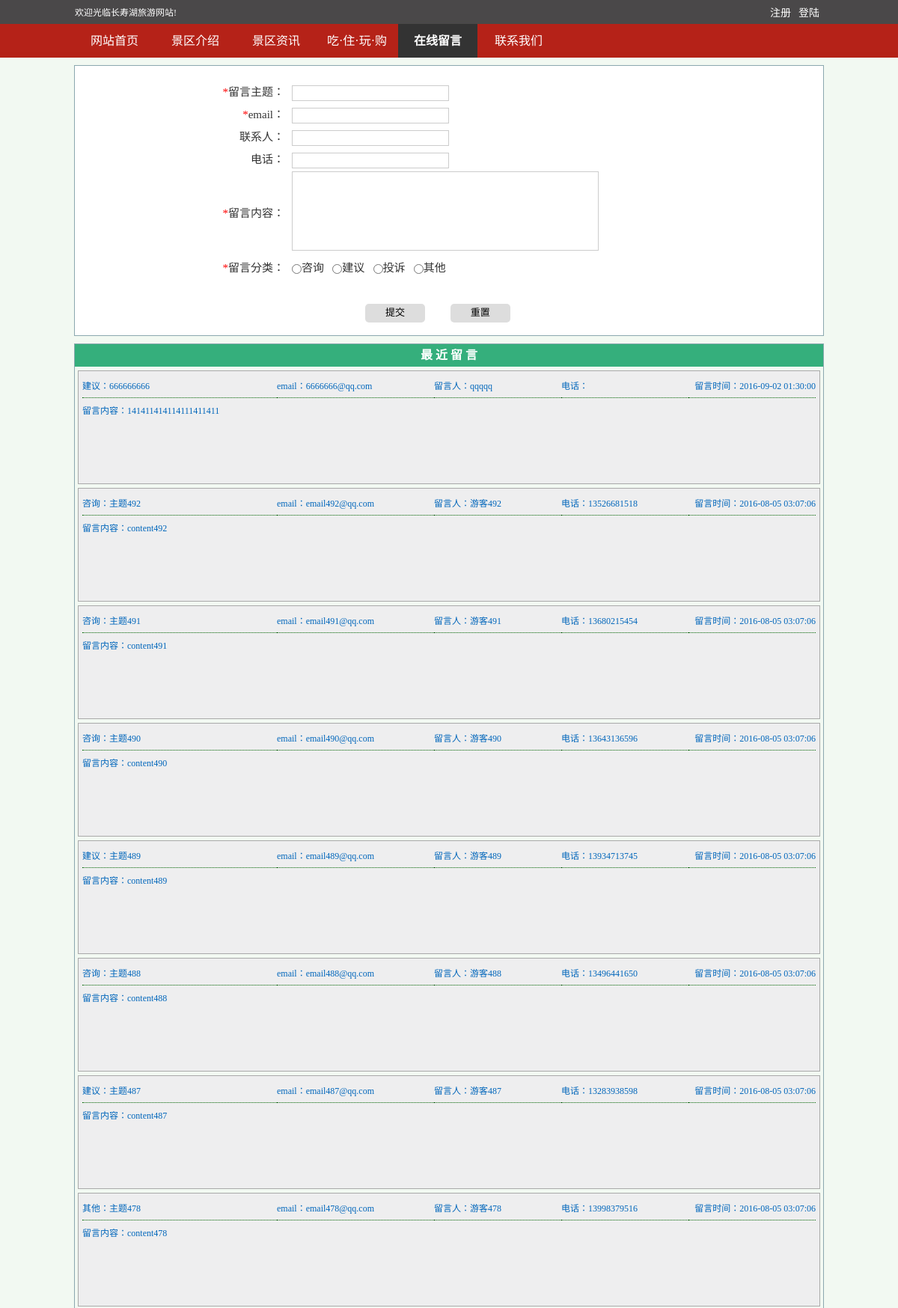
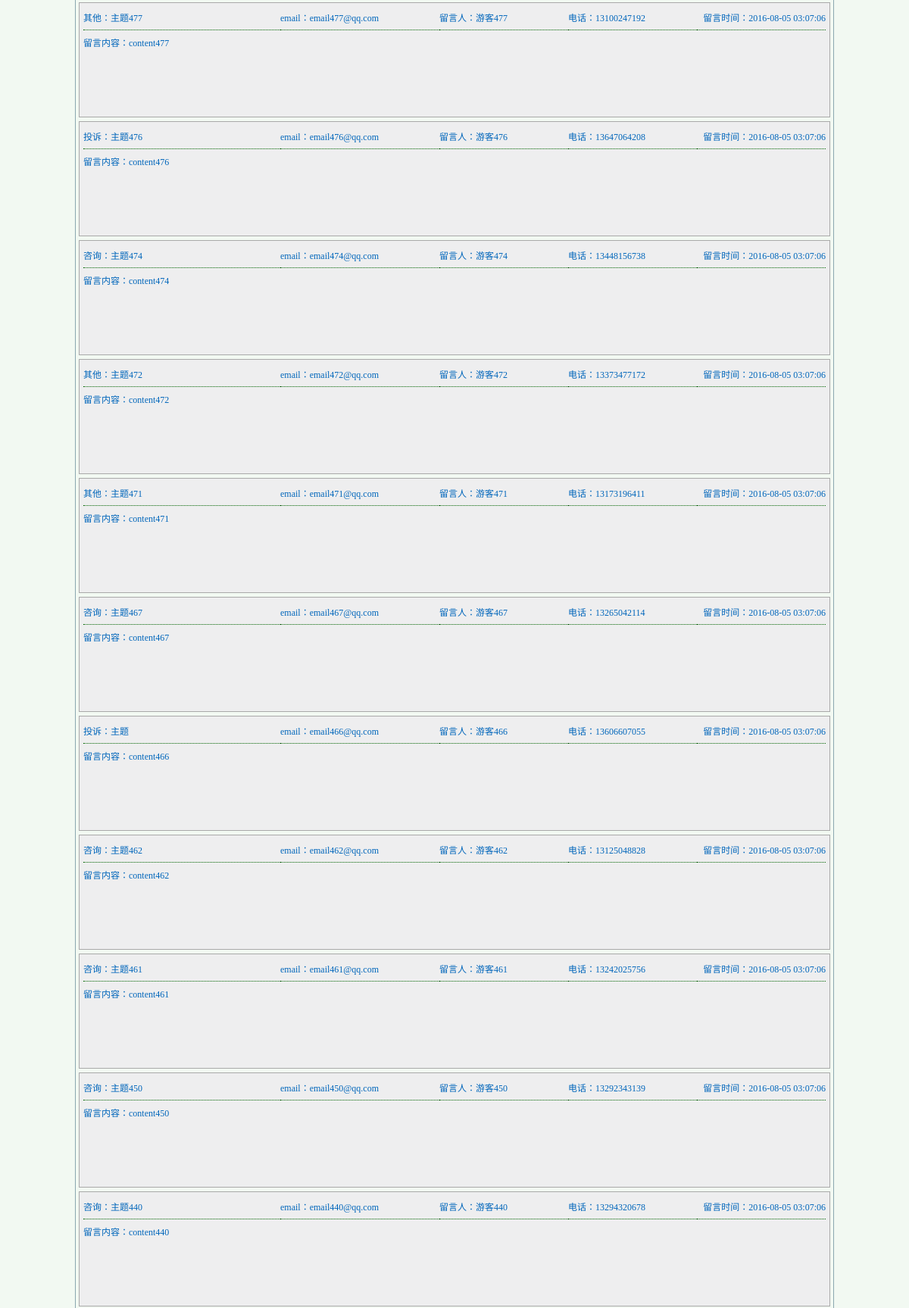
Screenshot of /zxly/index.php (upper part) with the database file from the repository (2 pictures, top to bottom).
### tables this page shows
CREATE TABLE `message` (
  `id` int(10) unsigned NOT NULL AUTO_INCREMENT,
  `topic` varchar(30) NOT NULL,
  `name` varchar(20) NOT NULL,
  `phone` varchar(20) NOT NULL,
  `type` varchar(10) NOT NULL,
  `time` int(11) NOT NULL,
  `email` varchar(40) NOT NULL,
  `content` text NOT NULL,
  `timestamp` timestamp NULL DEFAULT CURRENT_TIMESTAMP ON UPDATE CURRENT_TIMESTAMP,
  `checked` tinyint(1) NOT NULL DEFAULT '0',
  PRIMARY KEY (`id`)
);

### public/class/db.class.php (called while the page is built, shortened)
<?php
class DB {
    public static $dbtype = 'mysql';
    public static $dbhost = '';
    public static $dbport = '';
    public static $dbname = '';
    public static $dbuser = '';
    public static $dbpass = '';
    public static $charset = '';
    public static $stmt = null;
    public static $DB = null;
    public static $connect = true;
    public function __construct() {
        self::$dbtype = 'mysql';
        self::$dbhost = 'localhost';
        self::$dbport = '3306';
        self::$dbname = 'csh';
        self::$dbuser = 'root';
        self::$dbpass = '';
        self::$connect = true;
        self::$charset = 'UTF8';
        self::$DB -> setAttribute ( PDO::MYSQL_ATTR_USE_BUFFERED_QUERY, true );
        self::$DB -> setAttribute ( PDO::ATTR_EMULATE_PREPARES, true );
        self::$DB -> exec( 'SET NAMES ' . self::$charset );
    }
    private function connect() {
        try {
            self::$DB = new PDO ( self::$dbtype . ':host=' . self::$dbhost . ';port=' . self::$dbport . ';dbname=' .
                self::$dbname, self::$dbuser, self::$dbpass, array (PDO::ATTR_PERSISTENT => self::$connect ) );
        } catch ( PDOException $e ) {
            die ( "Connect Error Infomation:" . $e->getMessage () );
        }
    }
    private function _fetch($sql, $type) {
        $result = array ();
        self::$stmt = self::$DB->query ( $sql );
        self::$stmt->setFetchMode ( PDO::FETCH_ASSOC );
        switch ($type) {
            case '1' :
                $result = self::$stmt->fetchAll ();
                break;
        }
        self::$stmt = null;
        return $result;
    }
    public function getAll($table, $field = '*', $where = false, $orderby = false, $limit = false) {
        $sql = "SELECT {$field} FROM `{$table}`";
        $sql .= ($where) ? " WHERE $where" : '';
        $sql .= ($orderby) ? " ORDER BY $orderby" : '';
        $sql .= ($limit) ? " LIMIT $limit" : '';
        return self::_fetch ( $sql, $type = '1' );
    }
}

### zxly/index.php (the view, shortened to what this page needs)
<?php
require_once '../public/class/db.class.php';
$db = new DB();
$data = $db -> getAll('message','*','checked=1',"id desc","0,20");
?>
<!DOCTYPE html>
<html lang="en">
<head>
    <link href="../public/css/style.css" type="text/css" rel="stylesheet"/>
    <link href="../public/css/dropmenu.css" rel="stylesheet" type="text/css"/>
</head>
<body>
<?php include "../public/common/header.php";?>
   <div id="zxly_message">
       <form action="" method="post">
           <table width="80%" align="center">
                <tr height="30">
                    <td nowrap width="180px;" align="right"><span style="color:red;">*</span>留言主题：</td>
                    <td colspan="5" align="left" style="padding-left:10px;">
                        <input name="topic" style="width:200px;"/>
                    </td>
                </tr>
                <tr height="30">
                   <td nowrap align="right"><span style="color:red;">*</span>email：</td>
                   <td align="left" style="padding-left:10px;">
                       <input name="email" style="width:200px;"/>
                   </td>
                </tr>
                <tr height="30">
                   <td nowrap align="right">联系人：</td>
                   <td align="left" style="padding-left:10px;">
                       <input name="name" style="width:200px;"/>
                   </td>
                </tr>
                <tr height="30">
                   <td nowrap align="right">电话：</td>
                   <td align="left" style="padding-left:10px;">
                       <input name="phone" style="width:200px;"/>
                   </td>
                </tr>
                <tr height="115">
                    <td nowrap align="right"><span style="color:red;">*</span>留言内容：</td>
                    <td align="left" style="padding-left:10px;">
                        <textarea name="content"></textarea>
                    </td>
                </tr>
                <tr height="30">
                   <td nowrap align="right"><span style="color:red;">*</span>留言分类：</td>
                   <td align="left" style="padding-left:10px;">
                       <input type="radio" name="type" value="咨询" id="zx" /><label for="zx">咨询</label>&nbsp;&nbsp;
                       <input type="radio" name="type" value="建议" id="jy" /><label for="jy">建议</label>&nbsp;&nbsp;
                       <input type="radio" name="type" value="投诉" id="ts" /><label for="ts">投诉</label>&nbsp;&nbsp;
                       <input type="radio" name="type" value="其他" id="qt" /><label for="qt">其他</label>
                   </td>
                </tr>
               <tr height="30">
                   <td></td>
                   <td align="left" style="padding-left:10px;color:red;">
                   </td>
               </tr>
                <tr height="30">
                    <td colspan="2" align="center">
                        <input type="button" value="提交">
                        <input type="reset" value="重置">
                    </td>
                </tr>
           </table>
       </form>
   </div>
   <div id="zxly_show">
       <div id="zxly_show_title" class="box_title">最&nbsp;近&nbsp;留&nbsp;言</div>
       <?php foreach($data as $k=>$v){?>
       <div class="zxly_show_box">
           <table width="100%" align="center" >
               <tr height="30">
                   <td align="left" width="260"><?php echo $v['type'],'：',$v['topic'];?></td>
                   <td align="left" width="210">email：<?php echo $v['email'];?></td>
                   <td align="left" width="170">留言人：<?php echo $v['name'];?></td>
                   <td align="left" width="170">电话：<?php echo $v['phone'];?></td>
                   <td align="right">留言时间：<?php echo date('Y-m-d H:i:s',$v['time']);?></td>
               </tr>
               <tr height="100">
                   <td colspan="5" align="left" valign="top" class="td_content">
                       <span>留言内容：<?php echo $v['content'];?></span>
                   </td>
               </tr>
           </table>
       </div>
       <?php }?>
   </div>
</body>
</html>

### public/common/header.php (shortened to what this page needs)
<?php
$url = dirname($_SERVER['PHP_SELF']);
?>
<div class="top_box">
    <div class="top_box_inner">
        <div class="topcontent">
            <span class="top-l">欢迎光临长寿湖旅游网站!</span>
                <span class="top-r">
                    <?php if(isset($_SESSION['username'])){?>
                    <a href="javascript:void(0)" id="login_out" onclick="logout();">注销</a>
                    <a href="/1_csh/userinfo/" class="userdetail" title="点击查看用户资料">[root]</a>
                    <?php }else{?>
                    <a href="/1_csh/login/">登陆</a>
                    <a href="/1_csh/register/">注册</a>
                    <?php }?>
                </span>
        </div>
        <div class="menu_box" id="Menu">
            <ul>
                <li class="menu_style <?php if($url=="/1_csh")echo "menu_current";?>" id="MenuItem61" name="MenuItem"><a href="http://localhost/1_csh/index1.php" class="menu">网站首页</a></li>
                <li class="menu_style <?php if($url=="/1_csh/jqjs")echo "menu_current";?>" id="MenuItem62" name="MenuItem"><a href="http://localhost/1_csh/jqjs/" class="menu">景区介绍</a></li>
                <li class="menu_style <?php if($url=="/1_csh/jqzx")echo "menu_current";?>" id="MenuItem63" name="MenuItem"><a href="http://localhost/1_csh/jqzx/" class="menu">景区资讯</a></li>
                <li class="menu_style <?php if($url=="/1_csh/czwg")echo "menu_current";?>" id="MenuItem64" name="MenuItem"><a href="javascript:void(0)" class="menu">吃·住·玩·购</a>
                </li>
                <li class="menu_style <?php if($url=="/1_csh/zxly")echo "menu_current";?>" id="MenuItem65" name="MenuItem"><a href="http://localhost/1_csh/zxly/" class="menu">在线留言</a></li>
                <li class="menu_style <?php if($url=="/1_csh/lxwm")echo "menu_current";?>" id="MenuItem66" name="MenuItem"><a href="http://localhost/1_csh/lxwm/" class="menu">联系我们</a></li>
            </ul>
        </div>
    </div>
</div>

### public/css/style.css (style rules this page uses)
body,div,dl,dt,dd,ul,ol,li,h1,h2,h3,h4,h5,h6,pre,code,form,fieldset,legend,input,textarea,th,td,p,blockquote,hr,button,article,aside,details,figcaption,figure,footer,header,hgroup,menu,nav,section { margin:0px;padding:0px; }
body { word-wrap:break-word;text-align:center;font:12px/1.5 Tahoma;color:#333333;background:#f2f9f2; }
input,select,textarea,button { font-size:100%; }
table { border-collapse:collapse;border-spacing:0; }
li { list-style:none;*margin-left:-1px }
a { text-decoration:none; }
.top_box { clear:both;border:0 solid #cccccc;background:url(images/top-bg1.png) repeat-x top;height:77px; }
.top_box_inner { width:1000px;margin:0px auto;position:relative; }
.top_box .topcontent { clear:both;height:35px;width:100%;position:absolute;top:0px;left:0px; }
.top-l { float:left;width:50%;line-height:35px;text-align:left;color:white; }
.top-r { float:right;width:50%;height:35px;text-align:right; }
.top-r a { float:right;color:white;padding:0px 5px 0px 5px;line-height:35px;font-size:14px; }
.menu_box { text-align:left;height:45px; }
.menu_style { float:left;width:106px;text-align:center; }
a.menu { display:block;color:white;text-decoration:none;font-weight:normal;font-size:16px;line-height:45px; }
.menu_current a.menu { font-weight:bold;background:#333; }
.box_title { height:30px; line-height:30px; color:white; font-weight:bold; font-size:16px; }
#zxly_message { width:1000px; height:340px; border:1px solid #8ba8af; margin:10px auto; padding-top: 20px; font-size:15px; background:white; }
#zxly_message table input { font-size: 13px; padding: 2px 4px; border: 1px solid #ccc; vertical-align: middle; }
#zxly_message table textarea { width:400px;height:100px; font-size: 13px; padding: 2px 4px; border: 1px solid #ccc; resize: none; }
#zxly_message input[type=button],#zxly_message input[type=reset] { width: 80px; height: 25px; line-height: 18px; border: 0; border-radius: 5px; background: #ddd; cursor: pointer; margin-right:30px; }
#zxly_show { width:1000px; border:1px solid #8ba8af; margin:10px auto; padding-bottom:5px; }
#zxly_show_title { background: #35af7c; }
.zxly_show_box { width:98%; min-height:140px; border:1px darkgray solid; margin:5px auto 0; padding:5px; background: #eeeeef; color:#0066bb; }
.zxly_show_box .td_content { padding:8px 0; border-top: 1px dotted darkgreen; }

### rows the page displays
message: type "建议", topic "666666666", email "6666666@qq.com", name "qqqqq", time "2016-09-02 01:30:00", content "141411414114111411411"
message: type "咨询", topic "主题492", email "email492@qq.com", name "游客492", phone "13526681518", time "2016-08-05 03:07:06", content "content492"
message: type "咨询", topic "主题491", email "email491@qq.com", name "游客491", phone "13680215454", time "2016-08-05 03:07:06", content "content491"
message: type "咨询", topic "主题490", email "email490@qq.com", name "游客490", phone "13643136596", time "2016-08-05 03:07:06", content "content490"
message: type "建议", topic "主题489", email "email489@qq.com", name "游客489", phone "13934713745", time "2016-08-05 03:07:06", content "content489"
message: type "咨询", topic "主题488", email "email488@qq.com", name "游客488", phone "13496441650", time "2016-08-05 03:07:06", content "content488"
message: type "建议", topic "主题487", email "email487@qq.com", name "游客487", phone "13283938598", time "2016-08-05 03:07:06", content "content487"
message: type "其他", topic "主题478", email "email478@qq.com", name "游客478", phone "13998379516", time "2016-08-05 03:07:06", content "content478"
message: type "其他", topic "主题477", email "email477@qq.com", name "游客477", phone "13100247192", time "2016-08-05 03:07:06", content "content477"
message: type "投诉", topic "主题476", email "email476@qq.com", name "游客476", phone "13647064208", time "2016-08-05 03:07:06", content "content476"
message: type "咨询", topic "主题474", email "email474@qq.com", name "游客474", phone "13448156738", time "2016-08-05 03:07:06", content "content474"
message: type "其他", topic "主题472", email "email472@qq.com", name "游客472", phone "13373477172", time "2016-08-05 03:07:06", content "content472"
message: type "其他", topic "主题471", email "email471@qq.com", name "游客471", phone "13173196411", time "2016-08-05 03:07:06", content "content471"
message: type "咨询", topic "主题467", email "email467@qq.com", name "游客467", phone "13265042114", time "2016-08-05 03:07:06", content "content467"
message: type "投诉", topic "主题", email "email466@qq.com", name "游客466", phone "13606607055", time "2016-08-05 03:07:06", content "content466"
message: type "咨询", topic "主题462", email "email462@qq.com", name "游客462", phone "13125048828", time "2016-08-05 03:07:06", content "content462"
message: type "咨询", topic "主题461", email "email461@qq.com", name "游客461", phone "13242025756", time "2016-08-05 03:07:06", content "content461"
message: type "咨询", topic "主题450", email "email450@qq.com", name "游客450", phone "13292343139", time "2016-08-05 03:07:06", content "content450"
message: type "咨询", topic "主题440", email "email440@qq.com", name "游客440", phone "13294320678", time "2016-08-05 03:07:06", content "content440"
